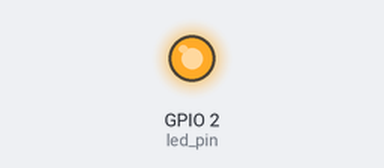
This sketch was run on a simulated ESP32. Shown: output pins drawn as LEDs (lit = HIGH).

Above: at 0.16 s.
At 39.7 s:
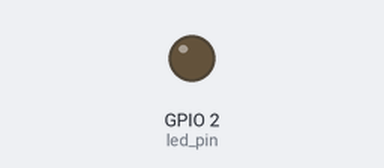
Timing chart, 0 to 40.3 s (numbered marks = the images above):
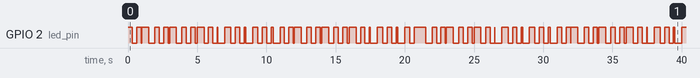

The sketch:

homework_lecture2.ino
```cpp
// Use only 1 core for learning purposes
#if CONFIG_FREERTOS_UNICORE
static const BaseType_t app_cpu = 0;
#else
static const BaseType_t app_cpu = 1;
#endif

// configure blinky pin
static const int led_pin = 2;

// blinky times
uint32_t* time1 = new uint32_t(500);
uint32_t* time2 = new uint32_t(323);

/* functions to use in the main setup and loop */
void toggleLED(void* parameter) {
  uint32_t* sleepTimeMs = (uint32_t*) parameter;
  while(1) {
    digitalWrite(led_pin, HIGH);
    vTaskDelay(*sleepTimeMs / portTICK_PERIOD_MS);
    digitalWrite(led_pin, LOW);
    vTaskDelay(*sleepTimeMs / portTICK_PERIOD_MS);
  }
}

void setup() {
  // make the pin an output pin
  pinMode(led_pin, OUTPUT);

  // create task to run the first blinky function
  xTaskCreatePinnedToCore(
    toggleLED,      // function with signature BaseType_t (*TaskHookFunction_t)( void * ) that contains the task execution instructions
    "ToggleLED1",   // name of the task
    1024,           // stack size
    (void*)time1,  // parameters to the function (needs to be casted as void*)
    1,              // task priority
    NULL,           // task handle - this can be handed over to other task to check this tasks status, memory usage etc from other tasks
    app_cpu         // core to pin the task to (only esp32 specific/espressive FreeRTOS)
  );

  // create task to run the second blinky function to overlay the first blinky

  xTaskCreatePinnedToCore(
    toggleLED,      // function with signature BaseType_t (*TaskHookFunction_t)( void * ) that contains the task execution instructions
    "ToggleLED2",   // name of the task
    1024,           // stack size
    (void*)time2,  // parameters to the function (needs to be casted as void*)
    1,              // task priority
    NULL,           // task handle - this can be handed over to other task to check this tasks status, memory usage etc from other tasks
    app_cpu         // core to pin the task to (only esp32 specific/espressive FreeRTOS)
  );

  // In vanilla FreeRTOS we would need to call vTaskStartScheduler() after we setup our tasks. This is not
  // needed with the adurino IDE, since this function is called prior to the void setup() and void loop() function
  // because they are also started as separate FreeRTOS tasks under the hood of the adurino abstraction
}

void loop() {
  // put your main code here, to run repeatedly:

}
```

Measured:
- by itself, GPIO 2 (led_pin): moves between LOW and HIGH, repeating every 31.0 s
- by itself, everything shown: repeats every 11.0 s, in 34 steps
